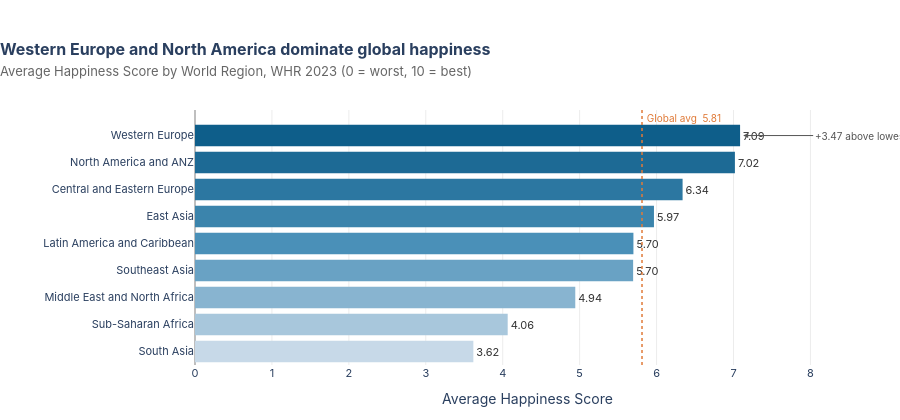

The notebook cell this image was saved under:
### Markdown cell above
---
## Task 1 — Regional Comparison Bar Chart

**What to build:** A horizontal bar chart showing the **average happiness score by region**, sorted from highest to lowest.

**Requirements:**
- Horizontal orientation (category names are long)
- Sorted by score, descending (so the happiest region is at the top)
- Zero baseline on x-axis
- At least one design choice that goes beyond the Plotly default (colour, annotation, labels, etc.)
- An insight title that answers: *which region stands out and why does it matter?*

**Hint:** Use `df.groupby('Region')['Happiness_Score'].mean()` to compute the averages.

### Code cell
# Task 1: Regional comparison bar chart
# -------------------------------------

# Step 1: Compute average happiness score by region
region_avg = (
    df.groupby('Region')['Happiness_Score']
    .mean()
    .reset_index()
    .rename(columns={'Happiness_Score': 'Avg_Score'})
    .sort_values('Avg_Score', ascending=True)   # ascending → top bar = highest
)

global_avg = df['Happiness_Score'].mean()

# Step 2: Build your chart


# ──  Colour ramp (cool–warm: low = muted blue, high = rich teal/green) ─────
n = len(region_avg)
palette = px.colors.sample_colorscale(
    [[0.0, '#c7d9e8'], [0.5, '#4a90b8'], [1.0, '#0e5e8a']],
    [i / (n - 1) for i in range(n)]
)

# ──  Build figure ───────────────────────────────────────────────────────────
fig = go.Figure()

fig.add_trace(go.Bar(
    x=region_avg['Avg_Score'],
    y=region_avg['Region'],
    orientation='h',
    marker=dict(
        color=palette,
        line=dict(width=0)
    ),
    text=[f'{v:.2f}' for v in region_avg['Avg_Score']],
    textposition='outside',
    textfont=dict(size=11, color='#333333'),
    hovertemplate=(
        '<b>%{y}</b><br>'
        'Average Happiness Score: <b>%{x:.2f}</b><br>'
        '<extra></extra>'
    ),
    cliponaxis=False
))

# ──  Global average reference line ─────────────────────────────────────────
fig.add_vline(
    x=global_avg,
    line=dict(color='#e07b39', width=1.5, dash='dot'),
)
fig.add_annotation(
    x=global_avg,
    y=n - 0.35,           # just above the top bar
    text=f' Global avg  {global_avg:.2f}',
    showarrow=False,
    font=dict(size=10, color='#e07b39'),
    xanchor='left'
)

# ──  Callout annotation on the leader ──────────────────────────────────────
top_region = region_avg.iloc[-1]
gap = top_region['Avg_Score'] - region_avg.iloc[0]['Avg_Score']

fig.add_annotation(
    x=top_region['Avg_Score'] + 0.04,
    y=top_region['Region'],
    text=f'+{gap:.2f} above lowest',
    showarrow=True,
    arrowhead=2,
    arrowcolor='#555',
    arrowwidth=1,
    ax=70, ay=0,
    font=dict(size=10, color='#555555'),
    xanchor='left'
)

# ──  Layout ─────────────────────────────────────────────────────────────────
fig.update_layout(
    title=dict(
        text=(
            '<b>Western Europe and North America dominate global happiness<br>'
            '<span style="font-size:13px;font-weight:normal;color:#666">'
            'Average Happiness Score by World Region, WHR 2023 (0 = worst, 10 = best)</span></b>'
        ),
        x=0.0, xanchor='left',
        font=dict(size=16)
    ),
    xaxis=dict(
        title='Average Happiness Score',
        range=[0, region_avg['Avg_Score'].max() * 1.22],  # room for labels
        showgrid=True,
        gridcolor='#ececec',
        zeroline=True,
        zerolinecolor='#aaaaaa',
        zerolinewidth=1.5,
        tickfont=dict(size=11)
    ),
    yaxis=dict(
        title='',
        tickfont=dict(size=11),
        showgrid=False
    ),
    plot_bgcolor='white',
    paper_bgcolor='white',
    font=dict(family='Inter, Arial, sans-serif', size=12),
    margin=dict(l=195, r=40, t=110, b=55),
    height=420,
    showlegend=False
)

fig.show()

### Figure 1 — Plotly figure (JSON) as saved in the notebook; plotly's stock layout.template omitted (floating-point values rounded to 4 significant figures)
{"data": [{"cliponaxis": false, "hovertemplate": "<b>%{y}</b><br>Average Happiness Score: <b>%{x:.2f}</b><br><extra></extra>", "marker": {"color": ["rgb(199, 217, 232)", "rgb(168, 199, 220)", "rgb(136, 180, 208)", "rgb(105, 162, 196)", "rgb(74, 144, 184)", "rgb(59, 132, 172)", "rgb(44, 119, 161)", "rgb(29, 106, 149)", "rgb(14, 94, 138)"], "line": {"width": 0}}, "orientation": "h", "text": ["3.62", "4.06", "4.94", "5.70", "5.70", "5.97", "6.34", "7.02", "7.09"], "textfont": {"color": "#333333", "size": 11}, "textposition": "outside", "type": "bar", "x": [3.618, 4.065, 4.943, 5.695, 5.699, 5.966, 6.338, 7.018, 7.086], "y": ["South Asia", "Sub-Saharan Africa", "Middle East and North Africa", "Southeast Asia", "Latin America and Caribbean", "East Asia", "Central and Eastern Europe", "North America and ANZ", "Western Europe"]}], "layout": {"annotations": [{"font": {"color": "#e07b39", "size": 10}, "showarrow": false, "text": " Global avg  5.81", "x": 5.811, "xanchor": "left", "y": 8.65}, {"arrowcolor": "#555", "arrowhead": 2, "arrowwidth": 1, "ax": 70, "ay": 0, "font": {"color": "#555555", "size": 10}, "showarrow": true, "text": "+3.47 above lowest", "x": 7.126, "xanchor": "left", "y": "Western Europe"}], "font": {"family": "Inter, Arial, sans-serif", "size": 12}, "height": 420, "margin": {"b": 55, "l": 195, "r": 40, "t": 110}, "paper_bgcolor": "white", "plot_bgcolor": "white", "shapes": [{"line": {"color": "#e07b39", "dash": "dot", "width": 1.5}, "type": "line", "x0": 5.811, "x1": 5.811, "xref": "x", "y0": 0, "y1": 1, "yref": "y domain"}], "showlegend": false, "title": {"font": {"size": 16}, "text": "<b>Western Europe and North America dominate global happiness<br><span style=\"font-size:13px;font-weight:normal;color:#666\">Average Happiness Score by World Region, WHR 2023 (0 = worst, 10 = best)</span></b>", "x": 0, "xanchor": "left"}, "xaxis": {"gridcolor": "#ececec", "range": [0, 8.644], "showgrid": true, "tickfont": {"size": 11}, "title": {"text": "Average Happiness Score"}, "zeroline": true, "zerolinecolor": "#aaaaaa", "zerolinewidth": 1.5}, "yaxis": {"showgrid": false, "tickfont": {"size": 11}, "title": {"text": ""}}}}
